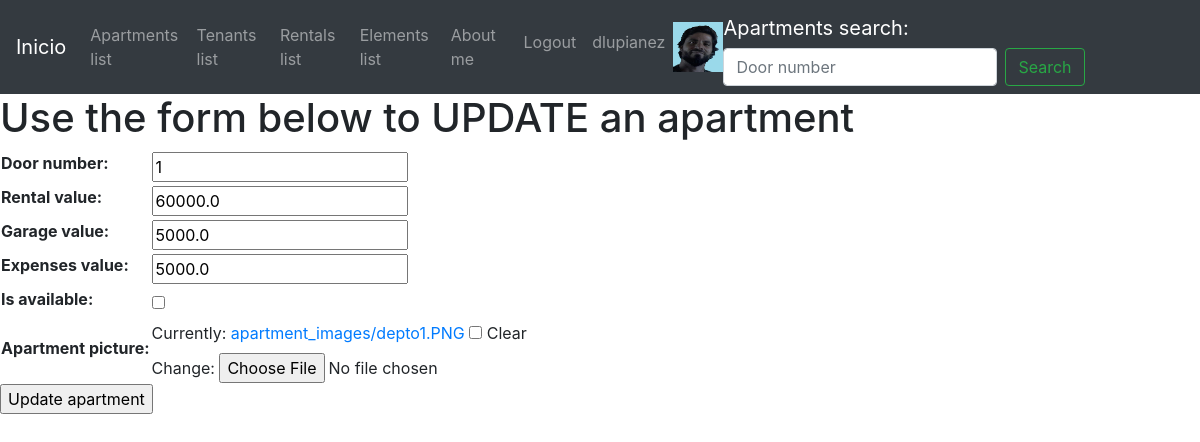
/apartments/apartment-update/1/ (signed in), run on the app's committed database.
### users/models.py (models this page shows)
class UserProfile(models.Model):
    user = models.OneToOneField(User, on_delete=models.CASCADE, related_name='profile')
    phone = models.CharField(max_length=25, null=True, blank=True)
    linkedin_profile = models.CharField(max_length=50, null=True, blank=True)
    profile_picture = models.ImageField(upload_to='profile_images', null=True, blank=True)

### apartments/models.py (models this page shows, shortened)
class Apartment(models.Model):
    door_number=models.CharField(max_length=10, null=False, blank=False)
    rental_value=models.FloatField()
    garage_value=models.FloatField()
    expenses_value=models.FloatField()
    total_value = computed_property.ComputedFloatField(compute_from='calculate_total_value')
    is_available=models.BooleanField(default=True)
    apartment_picture = models.ImageField(upload_to='apartment_images', null=True, blank=True)
    def calculate_total_value(self)-> float:
        return self.rental_value + self.garage_value + self.expenses_value

### apartments/views.py (the view)
# urls.py: path('apartment-update/<int:pk>/', ApartmentUpdateView.as_view(), name='apartment_update'),
class ApartmentUpdateView(UpdateView):
    model = Apartment
    template_name = 'apartments/apartment-update.html'
    fields = ['door_number', 'rental_value', 'garage_value', 'expenses_value', 'is_available', 'apartment_picture']
    success_url = '/apartments/apartments-list/'

### templates/apartments/apartment-update.html (shortened to what this page needs)
{% extends 'base.html' %}
{% block content %}
    <h1>Use the form below to UPDATE an apartment</h1>
    {% if form %}
        <form action="" method="POST" enctype="multipart/form-data">
            <table>
                {{form.as_table}}
            </table>
            <input type="submit" value="Update apartment">
        </form>
    {% endif %}
{% endblock %}

### templates/base.html (shortened to what this page needs)
<!DOCTYPE html>
<html lang="en">
<head>
    <link rel="stylesheet" href="https://cdn.jsdelivr.net/npm/bootstrap@4.6.2/dist/css/bootstrap.min.css"
>
</head>
<body>
    <header>
        <nav class="navbar navbar-expand-lg navbar-dark bg-dark">
            <a class="navbar-brand" href="/">Inicio</a>
            <div class="collapse navbar-collapse" id="navbarSupportedContent">
                <ul class="navbar-nav mr-auto">
                    <li class="nav-item">
                        <a class="nav-link" href="/apartments/apartments-list/">Apartments list</a>
                    </li>
                    <li class="nav-item">
                        <a class="nav-link" href="/tenants/tenants-list/">Tenants list</a>
                    </li>
                    <li class="nav-item">
                        <a class="nav-link" href="/rentals/rentals-list/">Rentals list</a>
                    </li>
                    <li class="nav-item">
                        <a class="nav-link" href="/elements-list/">Elements list</a>
                    </li>
                    <li class="nav-item">
                        <a class="nav-link" href="/about-me/">About me</a>
                    </li>
                </ul>
                    {% if request.user.is_authenticated %}
                    <ul class="navbar-nav mr-auto pull-right">
                            <li class="nav-item pull-right ">
                                <a class="nav-link" href="/users/logout/">Logout</a>
                            </li>
                            <li class="nav-item pull-right">
                                <a class="nav-link" href="/users/update/">{{request.user.username}}</a>
                            </li>
                            {% if request.user.profile.profile_picture.url != '' %}
                                <img src="{{request.user.profile.profile_picture.url}}" alt="profile_picture" width="50px" height="50px">
                            {% endif %}
                        </ul>
                    {% endif %}
                <form class="form-inline my-2 my-lg-0" action="/apartments/apartments-list-search/" method="GET">
                    <a class="navbar-brand" href="/">Apartments search: </a>
                    <input class="form-control mr-sm-2" type="search" placeholder="Door number" aria-label="Search" name="search">
                    <button class="btn btn-outline-success my-2 my-sm-0" type="submit">Search</button>
                </form>
            </div>
        </nav>
    </header>
    {% block content %}
    {% endblock %}
</body>
</html>

### data on the page
Apartment: door_number "1", rental_value "60000.0", garage_value "5000.0", expenses_value "5000.0"

### other printed values
{{ request.user.username }} "dlupianez"
